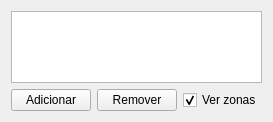
          <widget class="QWidget" name="page_5">
           <property name="geometry">
            <rect>
             <x>0</x>
             <y>0</y>
             <width>252</width>
             <height>122</height>
            </rect>
           </property>
           <attribute name="label">
            <string>Zonas</string>
           </attribute>
           <layout class="QFormLayout" name="formLayout_7">
            <item row="1" column="0" colspan="2">
             <layout class="QHBoxLayout" name="horizontalLayout_7">
              <item>
               <widget class="QPushButton" name="btnZoneAdd">
                <property name="text">
                 <string>Adicionar</string>
                </property>
               </widget>
              </item>
              <item>
               <widget class="QPushButton" name="btnZoneRemove">
                <property name="text">
                 <string>Remover</string>
                </property>
               </widget>
              </item>
              <item>
               <widget class="QCheckBox" name="checkShowZones">
                <property name="text">
                 <string>Ver zonas</string>
                </property>
                <property name="checked">
                 <bool>true</bool>
                </property>
               </widget>
              </item>
             </layout>
            </item>
            <item row="0" column="0" colspan="2">
             <widget class="QListWidget" name="zoneList">
              <property name="iconSize">
               <size>
                <width>64</width>
                <height>64</height>
               </size>
              </property>
             </widget>
            </item>
           </layout>
          </widget>
